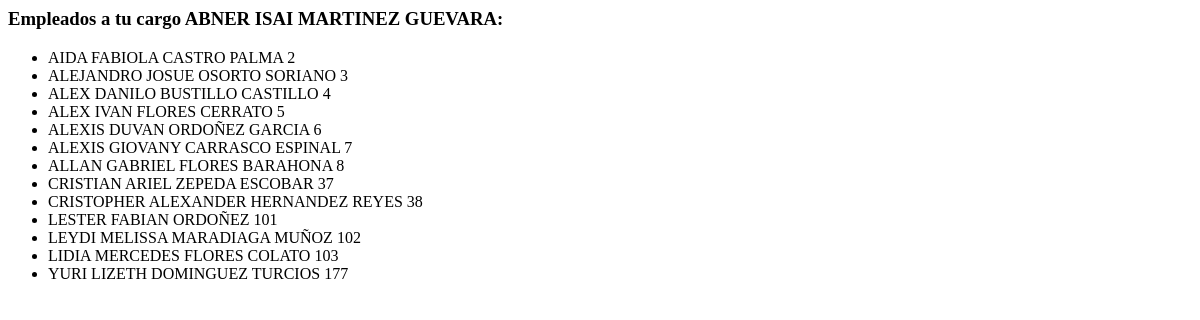
Page /marcaje/ver (signed in) on the earlier database version.
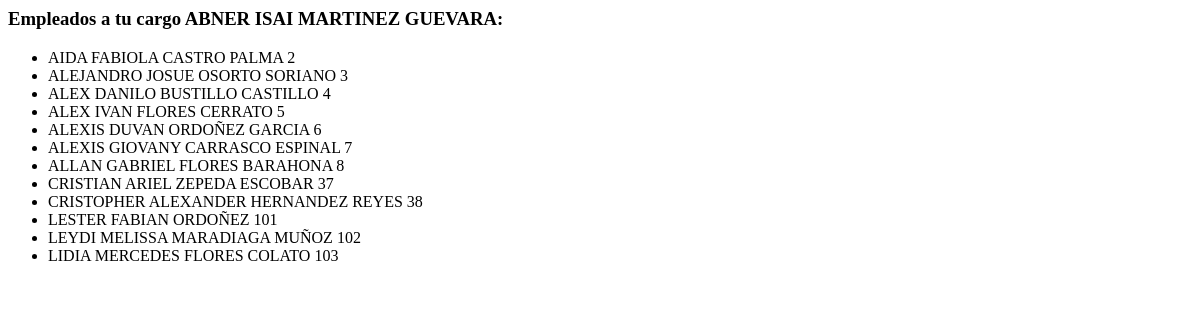
Same page on the later database version.
### marcaje/models.py (models this page shows, shortened)
class Empleado(models.Model):
    user = models.OneToOneField(User, on_delete=models.SET_NULL, null=True, blank=True)
    id_externo = models.IntegerField(unique=True)
    codigo = models.CharField(max_length=20)
    nombre = models.CharField(max_length=100)
    departamento = models.CharField(max_length=100)
    sucursal = models.ForeignKey(Sucursal, on_delete=models.PROTECT)
    es_encargado = models.BooleanField(default=False)
    class Meta:
        verbose_name = "Empleado"
        verbose_name_plural = "Empleados"
        ordering = ['nombre']

### marcaje/views.py (the view)
# urls.py: path('ver', views.ver_a_cargo, name='ver')
def ver_a_cargo(request):
    return render(request, 'ver.html')

### marcaje/context_processors.py (called while the page is built)
def empleados_a_cargo_context(request):
    empleados_cargo = []
    encargado_obj = None
    if request.user.is_authenticated:
        try:
            encargado = Empleado.objects.get(user=request.user)
            encargado_obj = encargado
            if encargado.es_encargado:
                empleados_cargo = Empleado.objects.filter(
                    encargado_asignado__encargado=encargado
                )
        except Empleado.DoesNotExist:
            encargado_obj = None
    return {'empleados_a_cargo_global': empleados_cargo, 'encargado': encargado_obj}

### marcaje/templates/ver.html
{% if empleados_a_cargo_global %}
    <h3>Empleados a tu cargo {{encargado.nombre}}:</h3>
    <ul>
        {% for emp in empleados_a_cargo_global %}
            <li>{{ emp.nombre }} {{ emp.id }}</li>
        {% endfor %}
    </ul>
{% else %}
    <p>No tienes empleados a tu cargo.</p>
{% endif %}

Differences in the rows shown:
no longer on this page (row edited): Empleado: nombre "YURI LIZETH DOMINGUEZ TURCIOS", id "177"
